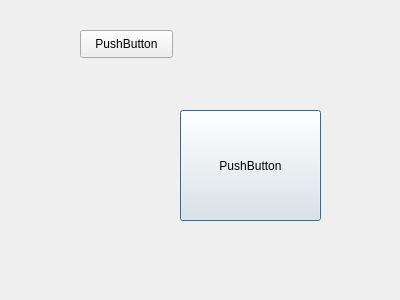
<?xml version="1.0" encoding="UTF-8"?>
<ui version="4.0">
 <class>Dialog</class>
 <widget class="QDialog" name="Dialog">
  <property name="geometry">
   <rect>
    <x>0</x>
    <y>0</y>
    <width>400</width>
    <height>300</height>
   </rect>
  </property>
  <property name="windowTitle">
   <string>Dialog</string>
  </property>
  <widget class="QPushButton" name="pushButton">
   <property name="geometry">
    <rect>
     <x>180</x>
     <y>110</y>
     <width>141</width>
     <height>111</height>
    </rect>
   </property>
   <property name="styleSheet">
    <string notr="true">QPushButton:open { /* when the button has its menu open */
    background-color: qlineargradient(x1: 0, y1: 0, x2: 0, y2: 1,
                                      stop: 0 #dadbde, stop: 1 #f6f7fa);
}

QPushButton::menu-indicator {
    image: url(menu_indicator.png);
    subcontrol-origin: padding;
    subcontrol-position: bottom right;
}

QPushButton::menu-indicator:pressed, QPushButton::menu-indicator:open {
    position: relative;
    top: 2px; left: 2px; /* shift the arrow by 2 px */
}</string>
   </property>
   <property name="text">
    <string>PushButton</string>
   </property>
  </widget>
  <widget class="QPushButton" name="pushButton_2">
   <property name="geometry">
    <rect>
     <x>80</x>
     <y>30</y>
     <width>93</width>
     <height>28</height>
    </rect>
   </property>
   <property name="text">
    <string>PushButton</string>
   </property>
  </widget>
 </widget>
 <resources/>
 <connections/>
</ui>
